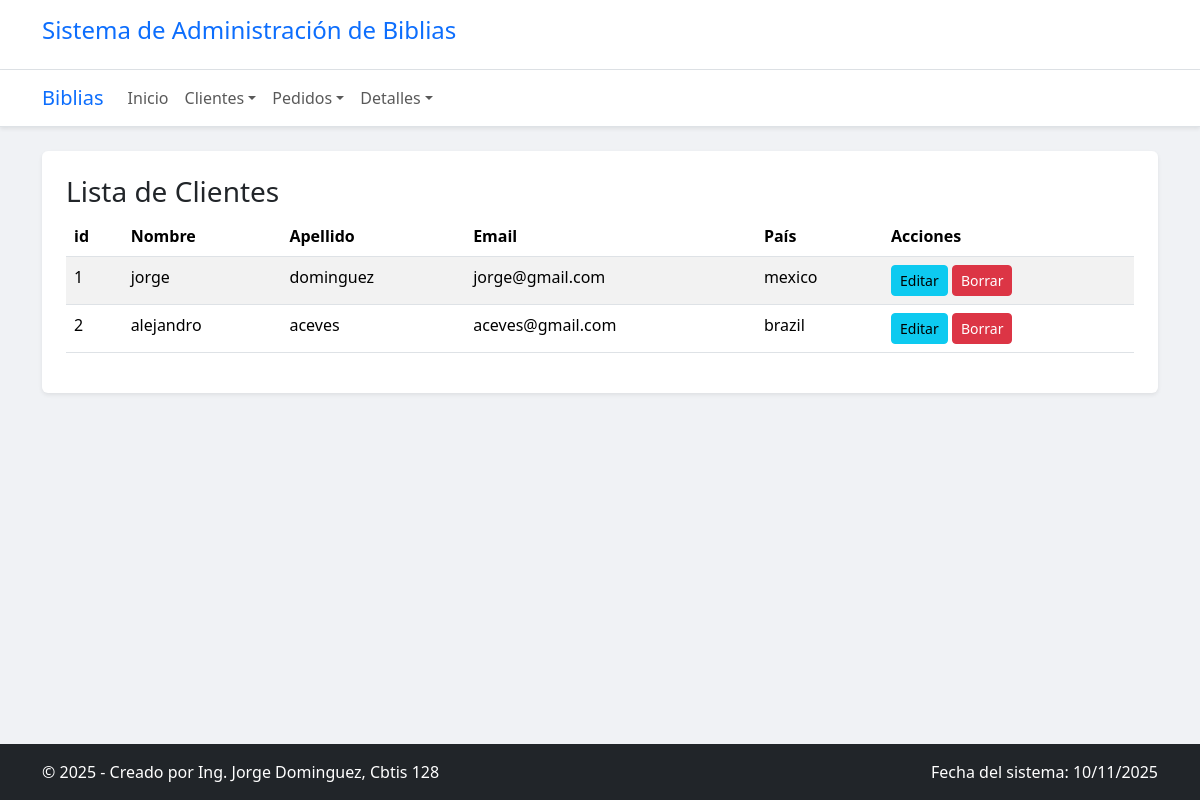
/clientes/, run on the app's committed database.
### app_Biblia/models.py (models this page shows, shortened)
class ClienteGlobal(models.Model):
    nombre = models.CharField(max_length=100)
    apellido = models.CharField(max_length=100)
    email = models.CharField(max_length=255, unique=True)
    fecha_nacimiento = models.DateField(null=True, blank=True)
    pais_residencia = models.CharField(max_length=100)
    codigo_postal = models.CharField(max_length=15, null=True, blank=True)
    telefono = models.CharField(max_length=20, null=True, blank=True)

### app_Biblia/views.py (the view)
# urls.py: path('clientes/', views.ver_clientes, name='ver_clientes'),
def ver_clientes(request):
    clientes = ClienteGlobal.objects.all()
    return render(request, 'cliente/ver_clientes.html', {'clientes': clientes})

### app_Biblia/templates/cliente/ver_clientes.html
{% extends 'base.html' %}
{% block content %}
<h3>Lista de Clientes</h3>
<table class="table table-striped">
  <thead>
    <tr>
      <th>id</th>
      <th>Nombre</th>
      <th>Apellido</th>
      <th>Email</th>
      <th>País</th>
      <th>Acciones</th>
    </tr>
  </thead>
  <tbody>
    {% for c in clientes %}
    <tr>
      <td>{{ c.id }}</td>
      <td>{{ c.nombre }}</td>
      <td>{{ c.apellido }}</td>
      <td>{{ c.email }}</td>
      <td>{{ c.pais_residencia }}</td>
      <td>
        <a class="btn btn-sm btn-info" href="{% url 'actualizar_cliente' c.id %}">Editar</a>
        <a class="btn btn-sm btn-danger" href="{% url 'borrar_cliente' c.id %}">Borrar</a>
      </td>
    </tr>
    {% empty %}
    <tr><td colspan="5">No hay clientes.</td></tr>
    {% endfor %}
  </tbody>
</table>
{% endblock %}

### app_Biblia/templates/base.html (style rules this page uses)
body { background-color: #f0f2f5; }
.btn-info { background-color: #0dcaf0; border-color: #0dcaf0; color: #000; }
.btn-danger { background-color: #dc3545; border-color: #dc3545; }

### data on the page
ClienteGlobal: id "1", nombre "jorge", apellido "dominguez", email "jorge@gmail.com", pais_residencia "mexico"
ClienteGlobal: id "2", nombre "alejandro", apellido "aceves", email "aceves@gmail.com", pais_residencia "brazil"
